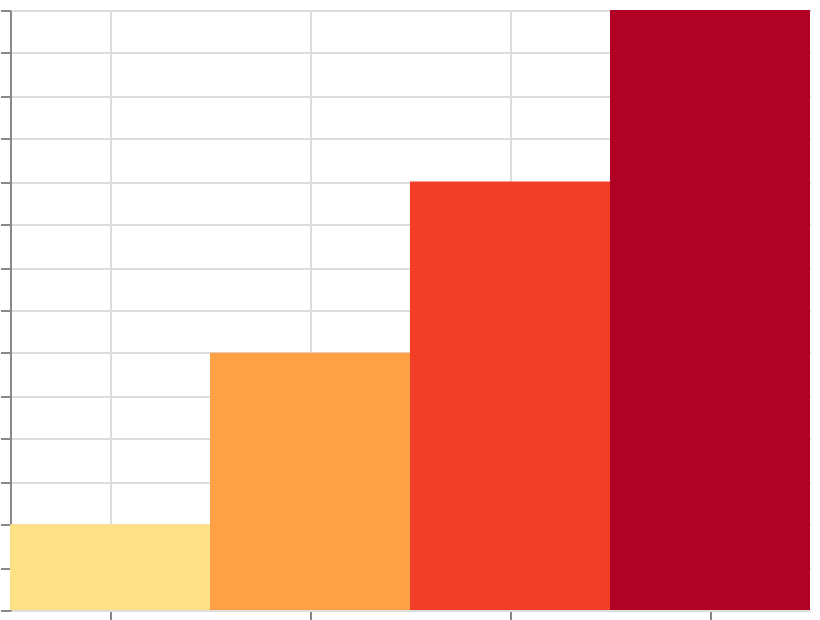

Vega-Lite specification for this chart:
### Vega specification from a JSON file in a GitHub repository (floating-point values rounded to 4 significant figures)
{"$schema": "https://vega.github.io/schema/vega/v6.json", "width": 400, "height": 300, "padding": 5, "autosize": "none", "data": [{"name": "table", "values": [{"cat": "A", "val": 10}, {"cat": "B", "val": 30}, {"cat": "C", "val": 50}, {"cat": "D", "val": 70}]}], "scales": [{"name": "x", "type": "band", "domain": {"data": "table", "field": "cat", "sort": true}, "range": "width"}, {"name": "y", "type": "linear", "domain": {"data": "table", "field": "val"}, "range": [{"signal": "height"}, 0], "zero": true, "nice": true}, {"name": "color", "type": "linear", "domain": {"data": "table", "field": "val"}, "range": {"scheme": "yelloworangered"}}], "marks": [{"type": "rect", "from": {"data": "table"}, "encode": {"update": {"x": {"scale": "x", "field": "cat"}, "width": {"scale": "x", "band": 1}, "y": {"scale": "y", "field": "val"}, "y2": {"scale": "y", "value": 0}, "fill": {"scale": "color", "field": "val"}}}}], "axes": [{"scale": "x", "orient": "bottom", "grid": true, "labels": false}, {"scale": "y", "orient": "left", "grid": true, "labels": false}], "legends": [{"fill": "color"}]}
